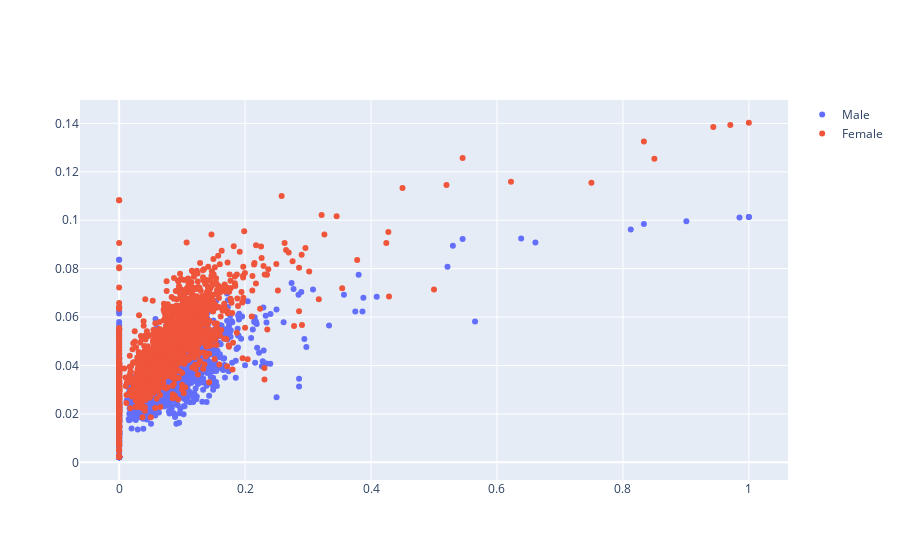

Notebook code for this chart:
### Code cell
import plotly.express as px
import plotly.graph_objects as go

chart_df = pd.pivot_table(
    age_df.reset_index(),
    index = 'poa',
    columns = ['gender']
)

go.Figure(
    data = [
        go.Scatter(
            x = chart_df[('age_18_24', g)],
            y = chart_df[('weight', g)],
            mode = 'markers',
            name = g
        )
        for g in ['Male', 'Female']
    ]
).show()

### Figure 1 — Plotly figure (JSON) as saved in the notebook; plotly's stock layout.template omitted (floating-point values rounded to 4 significant figures; data arrays with more than 128 entries replaced by an {"elided": "..."} marker saying what was removed)
{"data": [{"mode": "markers", "name": "Male", "type": "scatter", "x": {"elided": "2643 float values"}, "y": {"elided": "2643 float values"}}, {"mode": "markers", "name": "Female", "type": "scatter", "x": {"elided": "2643 float values"}, "y": {"elided": "2643 float values"}}], "layout": {}}
